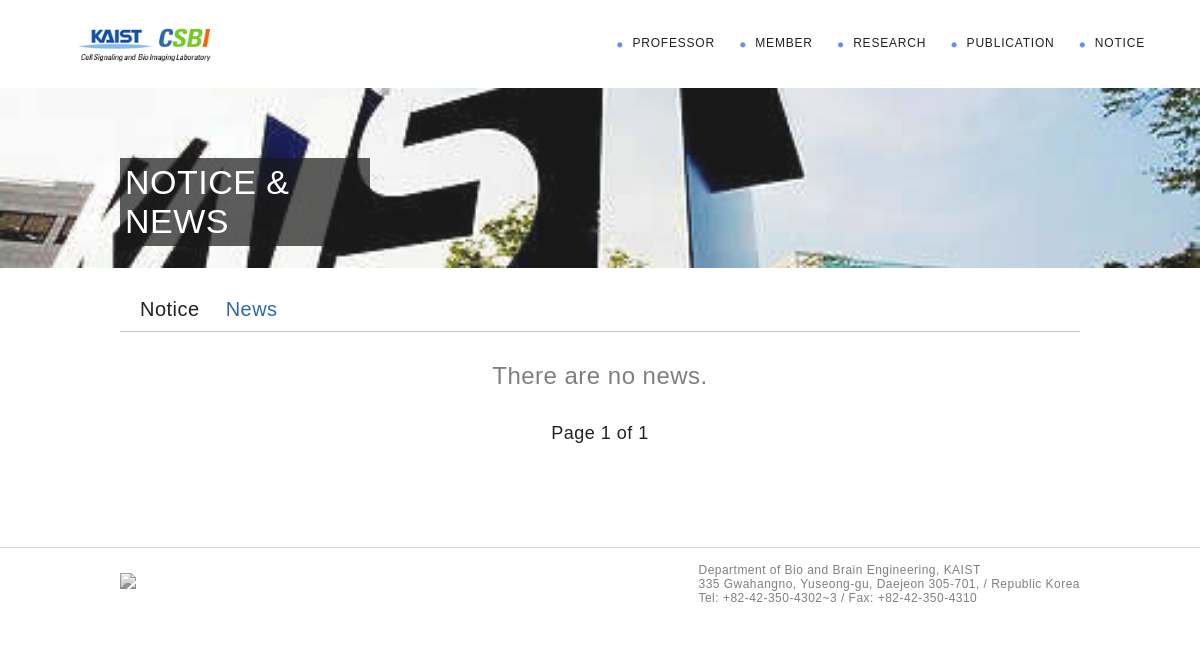
/notice/list/news/, run on an earlier commit of the app's database.
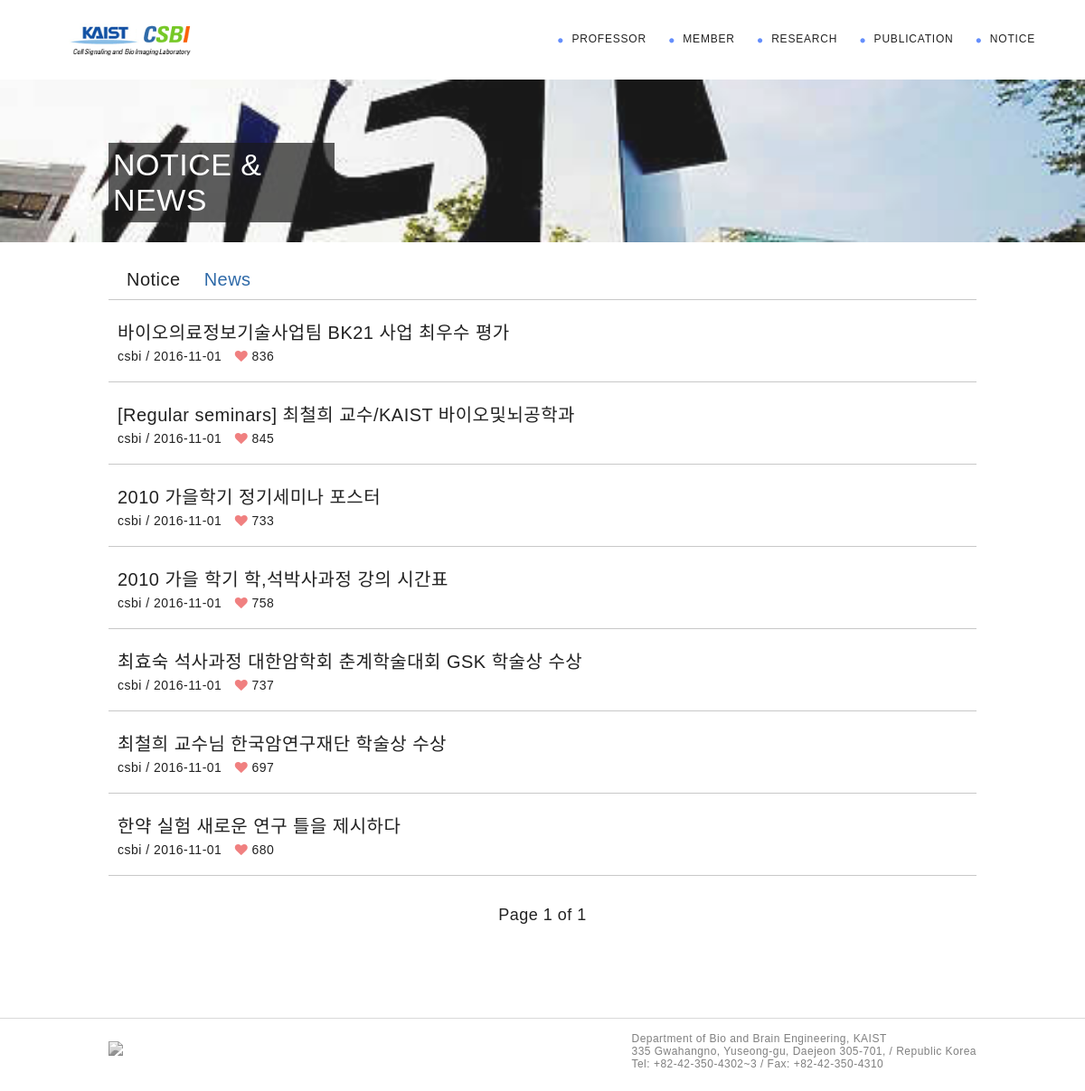
And on a later commit of the database.
### notice/models.py (models this page shows)
class Notice(models.Model):
    title = models.CharField(max_length=120)
    type = models.CharField(max_length=120, choices=TYPE_CHOICES, default='notice')
    content = summer_fields.SummernoteTextField(null=True, blank=True)
    author = models.ForeignKey(User, default=default_author)
    active = models.BooleanField(default=True)
    like = models.PositiveIntegerField(default=0)
    updated = models.DateTimeField()
    created = models.DateTimeField()
    objects = NoticeManager()
    def __unicode__(self):
        return self.title
    class Meta:
        ordering = ["-created", "-updated"]
    @property
    def get_absolute_url(self):
        return reverse('notice_detail', kwargs={"notice_id": self.id})

### notice/views.py (the view)
# urls.py: url(r'notice/list/(?P<type>[\w-]+)/$', list, name='notice_list'),
def list(request, type=None):
    if type is None:
        type = 'notice'
    queryset_list = Notice.objects.filter(type=type).order_by('-created')
    paginator = Paginator(queryset_list, 10)
    page_request_var = "page"
    page = request.GET.get(page_request_var)
    try:
        queryset = paginator.page(page)
    except PageNotAnInteger:
        queryset = paginator.page(1)
    except EmptyPage:
        queryset = paginator.page(paginator.num_pages)
    template = 'notice/list.html'
    context = {
        'notice': queryset,
        "page_request_var": page_request_var,
        "type": type
    }
    return render(request, template, context)

### notice/models.py (called while the page is built)
    def get_queryset(self):
        return NoticeQuerySet(self.model, using=self._db)

### templates/notice/list.html (shortened to what this page needs)
{% extends 'base.html' %}
{% load staticfiles %}
{% block css %}
    <link rel="stylesheet" href="{% static 'css/notice.css' %}">
{% endblock %}
{% block jumbotron %}
    <div class="jumbotron">
        <div class="container">
            <h2>NOTICE & NEWS</h2>
        </div>
    </div>
{% endblock %}
{% block content %}
    <div class="container">
        <div class="nav" style="margin-top:30px;">
            <div class="na active step1" data-id="step1">
                <a href="{% url 'notice_list' type='notice' %}">Notice</a>
            </div>
            <div class="na step2" data-id="step2">
                <a href="{% url 'notice_list' type='news' %}">News</a>
            </div>
        </div>
        <div class="content">
            {% if notice %}
                {% for item in notice %}
                    <div class="item">
                        <a href="{{ item.get_absolute_url }}"><h3>{{ item }}</h3></a>
                        <div class="meta">
                            {{ item.author }} / {{ item.created|date:"Y-m-d" }}
                            <span><i class="fa fa-heart"></i> {{ item.like }}</span>
                        </div>
                    </div>
                {% endfor %}
            {% else %}
                <div class="no_pub">
                    There are no {{ type }}.
                </div>
            {% endif %}
            <div class="pagination">
                <span class="current">
                    <span>Page</span> {{ notice.number }} <span>of</span> {{ notice.paginator.num_pages }}
                </span>
            </div>
        </div>
    </div>
{% endblock %}

What changed in the data, as far as the page shows it:
added Notice: title "바이오의료정보기술사업팀 BK21 사업 최우수 평가", author "csbi", created "2016-11-01", like "836"
added Notice: title "[Regular seminars] 최철희 교수/KAIST 바이오및뇌공학과", author "csbi", created "2016-11-01", like "845"
added Notice: title "2010 가을학기 정기세미나 포스터", author "csbi", created "2016-11-01", like "733"
added Notice: title "2010 가을 학기 학,석박사과정 강의 시간표", author "csbi", created "2016-11-01", like "758"
added Notice: title "최효숙 석사과정 대한암학회 춘계학술대회 GSK 학술상 수상", author "csbi", created "2016-11-01", like "737"
added Notice: title "최철희 교수님 한국암연구재단 학술상 수상", author "csbi", created "2016-11-01", like "697"
added Notice: title "한약 실험 새로운 연구 틀을 제시하다", author "csbi", created "2016-11-01", like "680"
Also different on the page:
{{ type }}: "news" → (not shown)
text no longer shown: "There are no ."
